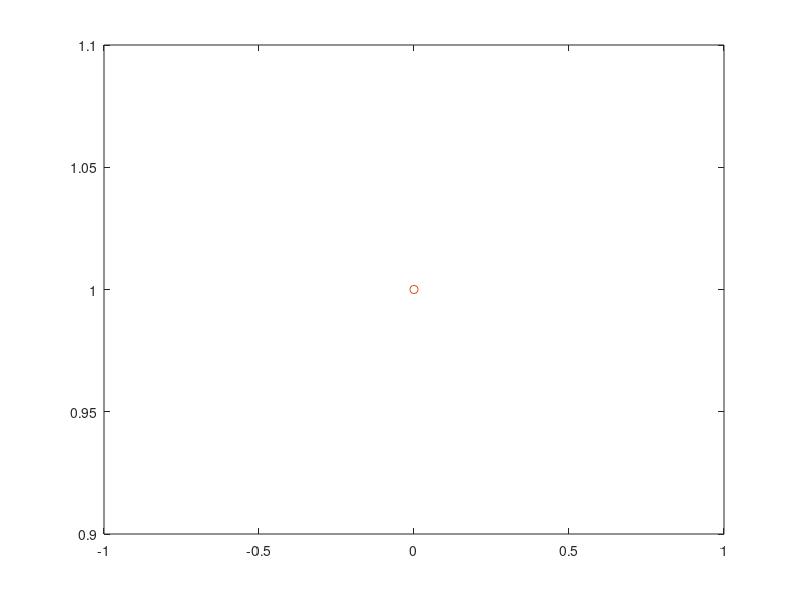

MATLAB code for this plot: (Note: this script raises an error after producing the figure.)
% Nbin(n, p) generator - sum of n indep. Geo(p) variables
clear all

n = input('n: ');
p = input('p: ');

% Generate a sample
N = input('Simulations: ');
for sim = 1:N
    clear X
    for i = 1:n
        X(i) = 0; % initial value
    
        while rand >= p % while failure
            X(i) = X(i) + 1;
        end
    end
    Y(sim) = sum(X);
end


UY = unique(Y);
frq = hist(Y, length(UY));
relfrq = frq / N;

% Compare graphically with nbinpdf()
xpdf = 0:max(UY);
ypdf = nbinpdf(xpdf, n, p);

clf;
plot(xpdf, ypdf, '*', UY, relfrq, 'o');
legend('nbinpdf', 'simulation', 0);